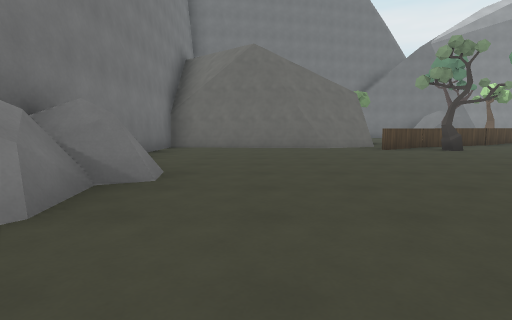
View 1 (above)

20 first-person views from a walk through a Godot game level. The camera is 1.2 m above the floor, tilts 6° down and sees 80° across. The floor is counted in squares, 2.62 m on a side. Each view is taken from the middle of a square. On the plan, view 1 faces up. The plan holds only what a view shows up to about 9 squares ahead; the rest is blank. The place goes on beyond the plan. Characters and animated objects are left out. Surface patterns are stand-ins for the level's own textures.

View 2
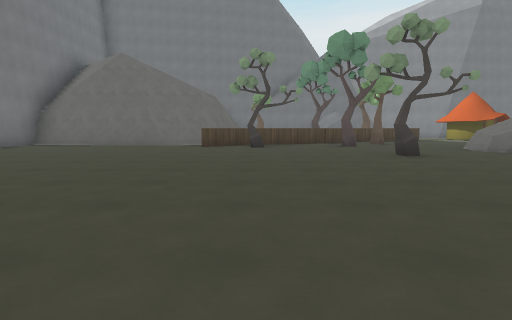

View 3
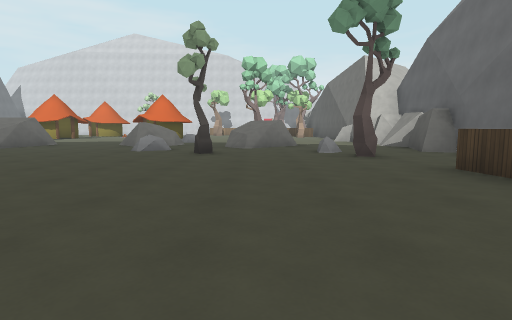

View 4
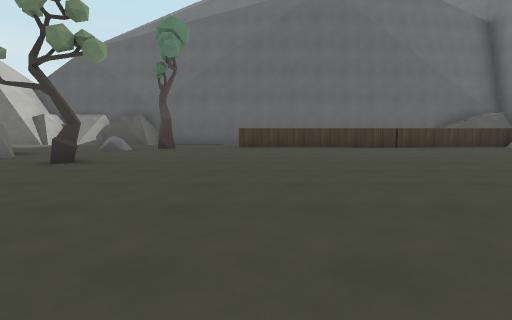

View 5
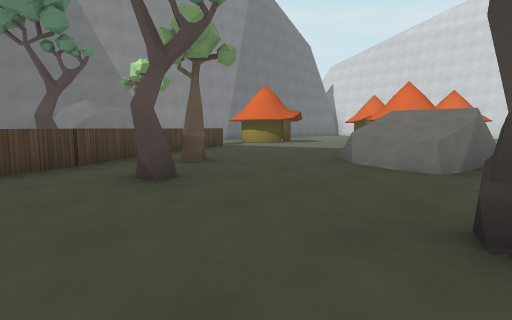

View 6
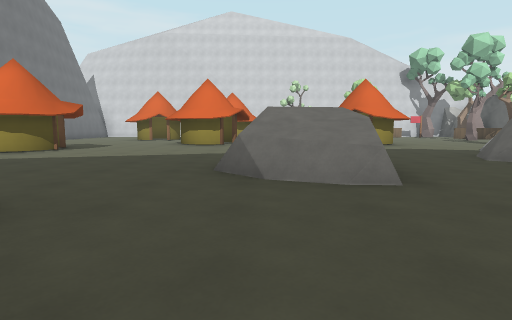

View 7
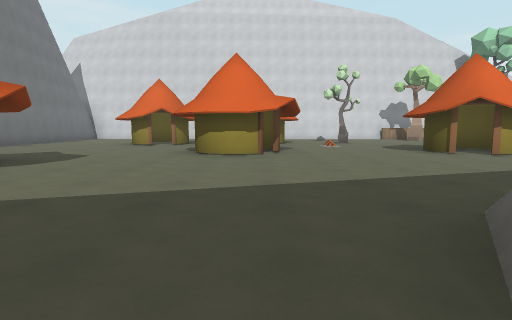

View 8
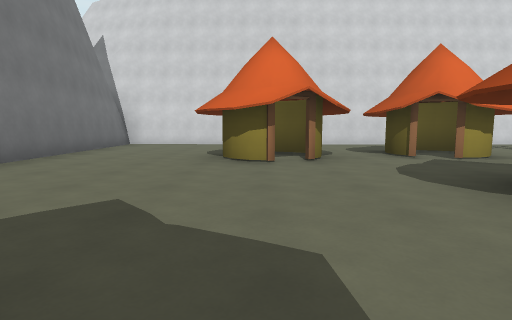

View 9
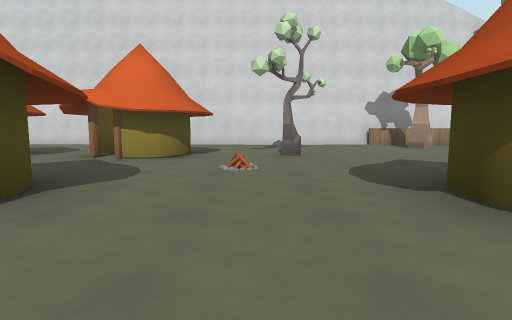

View 10
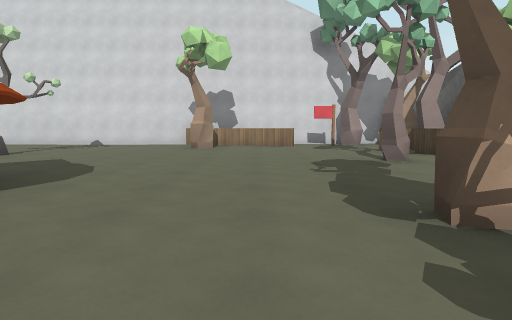

View 11
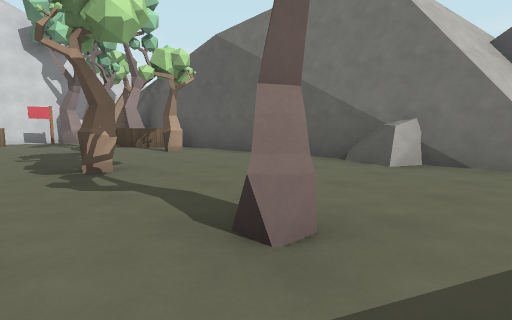

View 12
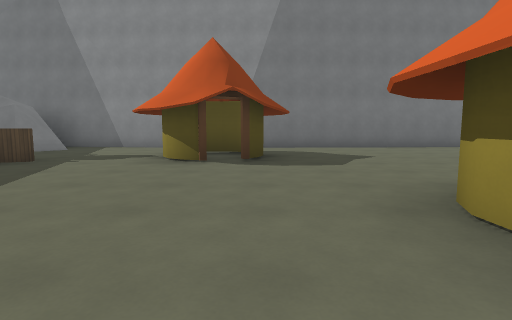

View 13
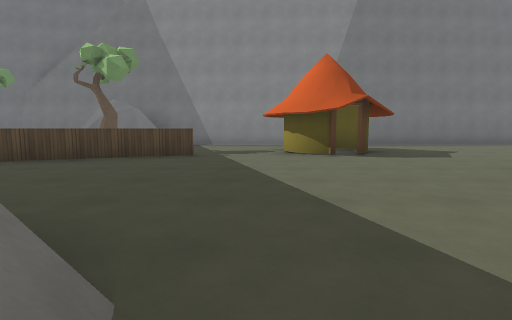

View 14
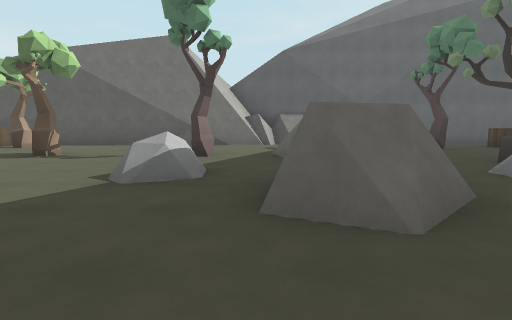

View 15
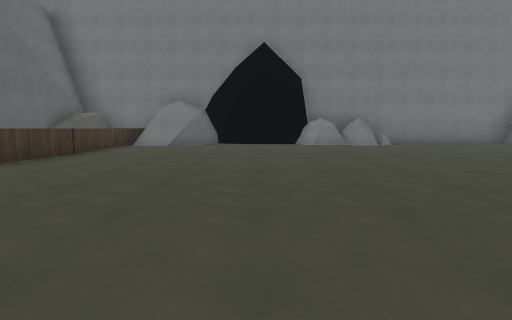

View 16
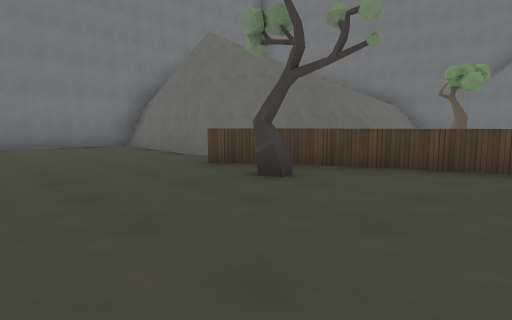

View 17
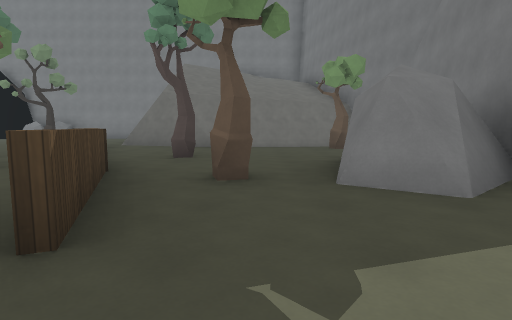

View 18
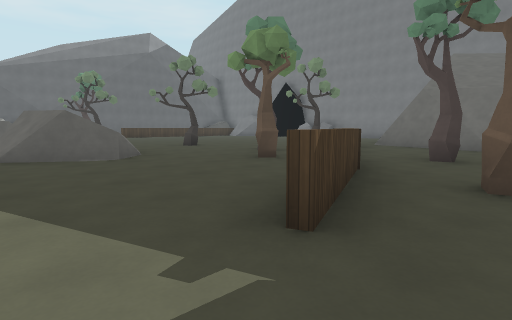

View 19
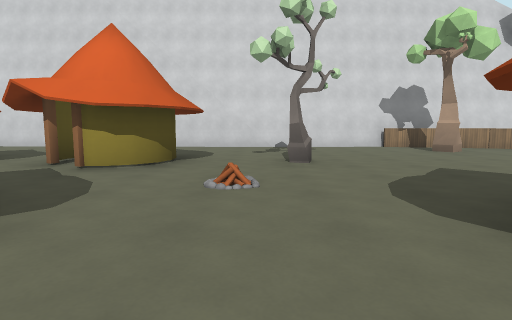

View 20
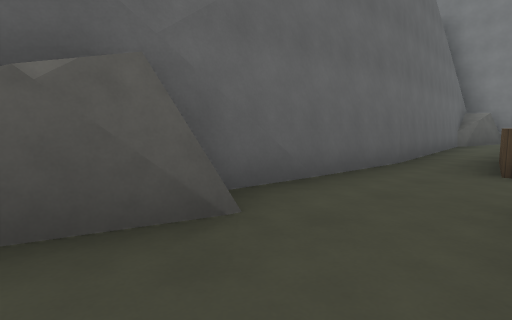

### Floor plan
Points are (right, up) in squares from view 1. A wall is a line through its corners. A room is listed if a view was taken in it or the views show most of it. See-through windows are left out.
Room 1 (views 1, 2, 3, 4, 5, 6, 7, 8, 9, 10, 11, 12, 13, 14, 15, 16, 17, 18, 19, 20)
walls: (2.9, 7.9) (1.3, 7.3) (-0.5, 7.4); (12.4, -4.2) (13, -4.2); (12.6, -4.2) (17.9, -4.1); (5.4, -4.5) (8.2, -4.8); (1.4, 7) (-2, 7.3); (3.6, 9.8) (2.8, 7.6); (8.5, 12) (7.6, 12); (8.6, 12.8) (8.7, 12.2) (8.3, 11.7); (8.4, 12.9) (8.5, 12.3) (8.2, 11.9) (7.2, 12.2) (6.7, 12.6); (7.9, 13.5) (8.8, 12.4); (11.8, 13.2) (4.1, 14.1); (-1.7, 1.3) (-1.8, -0.3); (-1.8, 1.5) (-1.7, 1); (-1.2, -1.7) (-0.9, -2.5); (-1.8, -0.1) (-2.1, -1.3) (-1.6, -1.5); (-1.3, 7.5) (-2, 7.6) (-2.1, 4.6); (-2, -1.1) (-0.7, -2.2); (2.9, 13.7) (3.4, 9.4); (-0.8, -4.5) (0.2, -4.9); (21.4, 2.8) (21.6, 8.2); (-1, -4.9) (4.7, -4.6); (-1.5, -4.3) (-0.1, -4.7); (-2.2, -3.9) (-2.2, -4.3) (-0.9, -4.5); (21.7, 9.7) (21.8, 13.8) (20.8, 13.5); (22.1, -3.6) (21.5, 3); (21.4, 13.6) (13.2, 13.1)
low walls: (2.8, 7.6) (1.4, 7); (-0.9, -2) (-0.8, -2.4); (3.2, 12.9) (3.6, 9.8)
objects: other object (-2, -3); rock (-2, 2); rock (-2, 3) to (-1, 3); other object (-2, 4); fence (-1, -3); fence (0, -3); fence (1, -3); fence (2, -3); fence (3, -3); fence (3, 7); fence (4, -3); tree (4, 6); fence (4, 7); fence (5, -3); fence (5, 8); tree (6, 7); fence (6, 8); tree (6, 10); tree (7, -3); tree (7, 4); tree (7, 8); fence (7, 9); rock (8, -6) to (9, -5); rock (8, -2); tree (8, 0); rock (8, 1); fence (8, 9); fence (8, 10); tree (8, 11); rock (9, -6) to (10, -6); rock (9, -2) to (10, -1); rock (9, 5) to (10, 6); fence (9, 10); rock (10, 1) to (11, 2); fence (10, 10); rock (12, -5); tree (12, -1); rock (12, 1); hut (12, 10) to (13, 12); rock (13, -5); hut (14, 2) to (16, 4); hut (14, 7) to (16, 8); tree (15, -1); fence (17, -4); tree (17, -3); tree (17, -2); hut (17, 9) to (19, 10); fence (18, -3); tree (18, 4); hut (18, 6) to (19, 8); tree (19, -4); fence (19, -3); tree (20, -4); tree (20, 1); other object (21, -3); tree (21, -2); fence (21, -1); fence (21, 0); fence (21, 1); fence (21, 2)

Where each view was taken, in squares from view 1:
view 1: 0 up, 0 right, facing up
view 2: 1 down, 4 right, facing up
view 3: 1 down, 2 right, facing right
view 4: 4 up, 5 right, facing down
view 5: 4 up, 5 right, facing up-right
view 6: 6 up, 6 right, facing right
view 7: 7 up, 9 right, facing right
view 8: 10 up, 13 right, facing right
view 9: 5 up, 13 right, facing right
view 10: 0 up, 13 right, facing right
view 11: 0 up, 11 right, facing down-right
view 12: 6 up, 13 right, facing up
view 13: 5 up, 11 right, facing up
view 14: 4 up, 11 right, facing down
view 15: 0 up, 7 right, facing left
view 16: 4 up, 6 right, facing up-left
view 17: 11 up, 11 right, facing left
view 18: 11 up, 11 right, facing down-left
view 19: 5 up, 14 right, facing right
view 20: 3 down, 9 right, facing down-left
